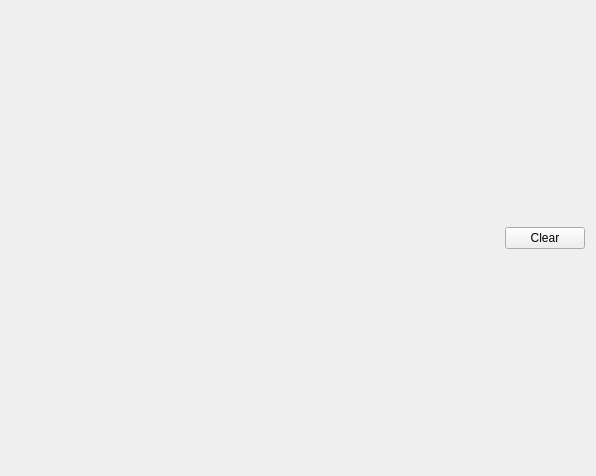
<?xml version="1.0" encoding="UTF-8"?>
<ui version="4.0">
 <class>Sensor</class>
 <widget class="QWidget" name="Sensor">
  <property name="geometry">
   <rect>
    <x>0</x>
    <y>0</y>
    <width>596</width>
    <height>476</height>
   </rect>
  </property>
  <property name="windowTitle">
   <string>Form</string>
  </property>
  <layout class="QGridLayout" name="gridLayout">
   <item row="0" column="0">
    <layout class="QVBoxLayout" name="pTabSensor" stretch="1,9">
     <item>
      <layout class="QHBoxLayout" name="horizontalLayout" stretch="9,1">
       <item>
        <spacer name="horizontalSpacer">
         <property name="orientation">
          <enum>Qt::Orientation::Horizontal</enum>
         </property>
         <property name="sizeHint" stdset="0">
          <size>
           <width>40</width>
           <height>20</height>
          </size>
         </property>
        </spacer>
       </item>
       <item>
        <widget class="QPushButton" name="pPBClear">
         <property name="text">
          <string>Clear</string>
         </property>
        </widget>
       </item>
      </layout>
     </item>
     <item>
      <layout class="QVBoxLayout" name="pChartViewLayout"/>
     </item>
    </layout>
   </item>
  </layout>
 </widget>
 <resources/>
 <connections/>
</ui>
